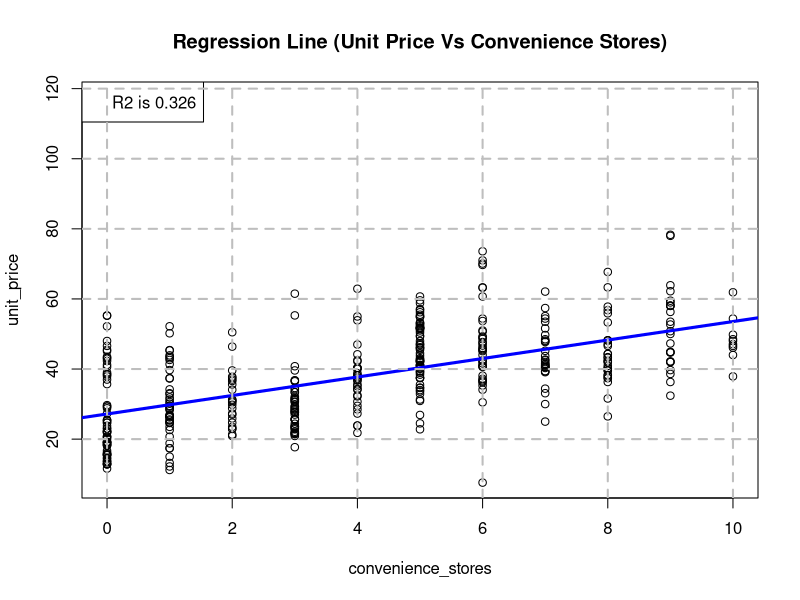
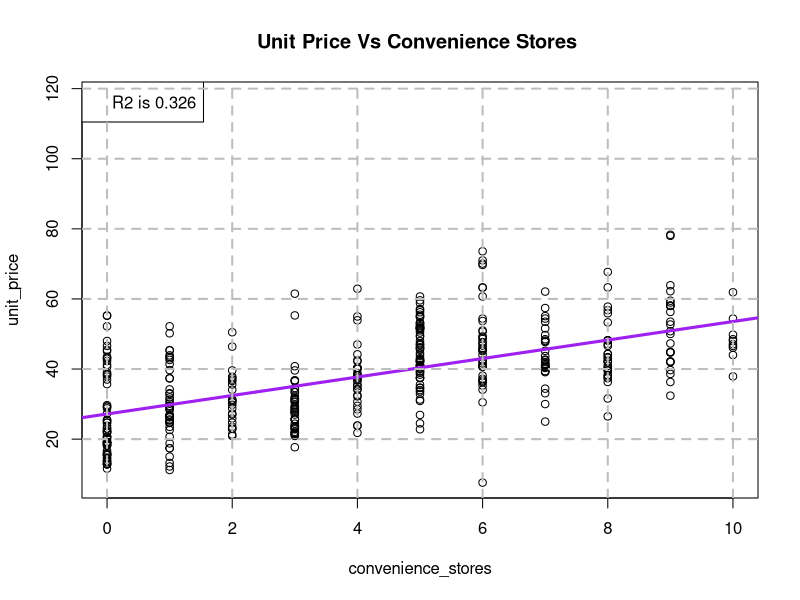
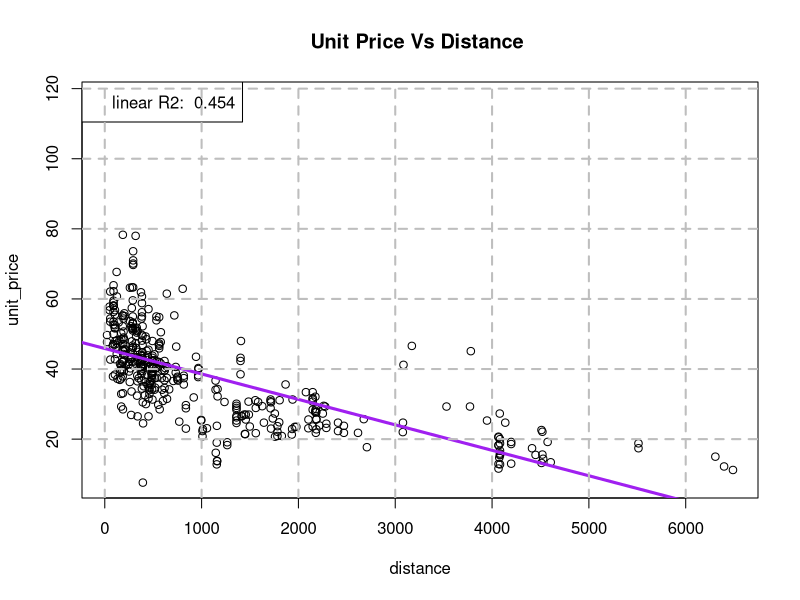
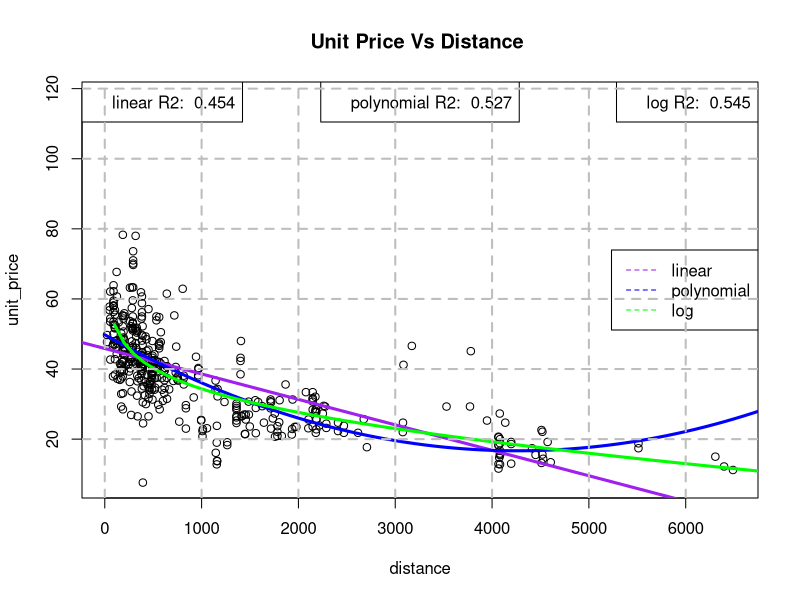

R code for these plots, in order:
## ---- chunk 1
#Loading Libraries
library(tidyverse)
library(car)
library(leaps)
library(msm)
## ---- chunk 2
df <- read.csv("real-estate-valuation-data-set.csv")
glimpse(df)
## ---- chunk 3
head(df, 5)
tail(df, 5)
## ---- chunk 4
lm_fit <- lm(unit_price ~ convenience_stores, data = df)
plot(unit_price ~ convenience_stores, data = df)
abline(lm_fit, col = "blue", lwd = 3) 
legend("topleft",legend=paste("R2 is", format(summary(lm_fit)$r.squared,digits=3)))
grid(nx = NULL, ny = NULL,
     lty = 2, col = "gray", lwd = 2)
title(main = "Regression Line (Unit Price Vs Convenience Stores)")
## ---- chunk 5
#Summary of the Regression Model
summary(lm_fit)
## ---- chunk 6
sprintf(
    "We estimate that when there are no convenience stores near the house the average unit price would be %.2f",lm_fit$coefficients[1] * 10000
)
## ---- chunk 7
sprintf(
    "We estimate that every unit increase in the number of convenience stores near the home is associated with a %.2f change in the average unit price",
    lm_fit$coefficients[2] * 10000
)
## ---- chunk 8
summary(lm_fit)$coefficients
## ---- chunk 9
sprintf(
    "The p-value indicates there is a statistically significant association between convenience_stores and unit_price, as the p-value is very small (Pvalue %e). This p-value represents the probability convenience_store has zero impact on unit_price, which in this case is very low.",
    summary(lm_fit)$coefficients[2,4]
)
## ---- chunk 10
# Confidence intervals.
confint(lm_fit, parm='convenience_stores', level = 0.99)
## ---- chunk 11
#Multi Linear Regression Model
lm_fit_mult <- lm(unit_price ~ convenience_stores + distance, data = df)
## ---- chunk 12
# Collinarity.
vif(lm_fit_mult)
## ---- chunk 13
summary(lm_fit_mult)
## ---- chunk 14
sprintf(
    "We estimate that every unit increase in the number of convenience stores near the home is associated with a %.2f change in the average unit price, everything else being equal (for any value of distance)",
    lm_fit_mult$coefficients[2] * 10000
)
## ---- chunk 15
sprintf(
    "We estimate that every unit increase (in meters) in the distance between the home and the nearest Mass Rapid Transit the home is associated with a %.2f change in the average unit price, everything else being equal (for any number of convenience stores near the home)",
    lm_fit_mult$coefficients[3] * 10000
)
## ---- chunk 16
summary(lm_fit_mult)$fstatistic
## ---- chunk 17
sprintf(
    "The interpretation of this coefficient for a multi-linear regression is that the model that includes distance and number convenience stores nearby as predictors explains %.2f percent of the variation on the unit price.",
    summary(lm_fit_mult)$adj.r.squared*100
)
## ---- chunk 18
#Looking at unit_price vs convenience_stores
plot(unit_price ~ convenience_stores, data = df)
legend("topleft",legend=paste("R2 is", format(summary(lm_fit)$r.squared,digits=3)))
abline(lm_fit, col = "purple", lwd = 3)
grid(nx = NULL, ny = NULL,
     lty = 2, col = "gray", lwd = 2)
title(main = "Unit Price Vs Convenience Stores ")
## ---- chunk 19
#Looking at unit_price vs convenience_stores
lm_fit_1 <- lm(unit_price ~ distance, data = df)
plot(unit_price ~ distance, data = df)
legend("topleft", legend=paste("linear R2: ", format(summary(lm_fit_1)$r.squared,digits=3)))
abline(lm_fit_1, col = "purple", lwd = 3)
grid(nx = NULL, ny = NULL,
     lty = 2, col = "gray", lwd = 2)
title(main = "Unit Price Vs Distance ")
## ---- chunk 20
#Looking at unit_price vs convenience_stores and a polynomial and logarithmic transformations as examples.
lm_fit_1 <- lm(unit_price ~ distance, data = df)
lm_fit_2 <- lm(unit_price ~ distance +  I(distance^2), data = df)
lm_fit_log <- lm(unit_price ~ distance +  log(distance), data = df)

plot(unit_price ~ distance, data = df)
legend("topleft", legend=paste("linear R2: ", format(summary(lm_fit_1)$r.squared,digits=3)))
legend("top",legend=paste("polynomial R2: ", format(summary(lm_fit_2)$r.squared,digits=3)))
legend("topright", legend=paste("log R2: ", format(summary(lm_fit_log)$r.squared,digits=3)))

abline(lm_fit_1, col = "purple", lwd = 3)
pred_points <- seq(0, 7000, by = 100)
lines(
    pred_points,
    predict(lm_fit_2, data.frame(distance = pred_points)),
    col = "blue",
    lwd = 3
)
lines(
    pred_points,
    predict(lm_fit_log, data.frame(distance = pred_points)),
    col = "green",
    lwd = 3
)

# Add a legend
legend("right", legend = c("linear", "polynomial", "log"), col = c("purple", "blue", "green"), lty = 2)

grid(nx = NULL, ny = NULL,
     lty = 2, col = "gray", lwd = 2)
title(main = "Unit Price Vs Distance ")
